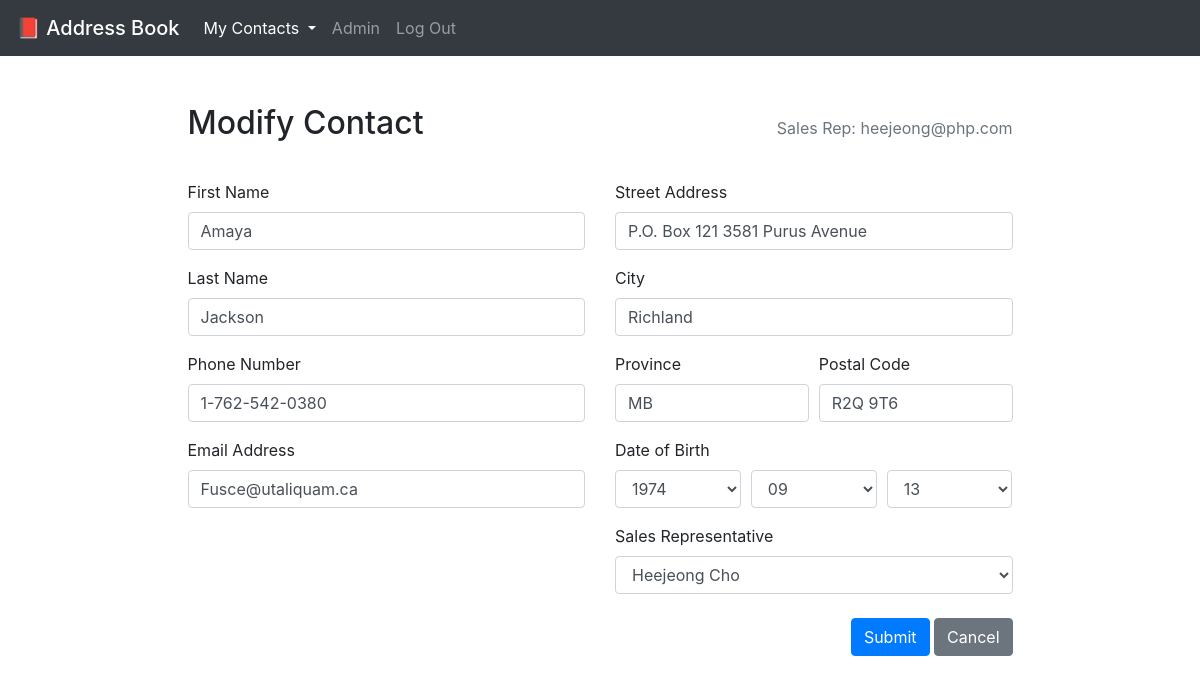
Screenshot of /page_edit.php?id=5 (signed in) with the database file from the repository.
### tables this page shows
CREATE TABLE IF NOT EXISTS `contacts` (
  `id` int(10) NOT NULL AUTO_INCREMENT,
  `firstname` varchar(25) NOT NULL,
  `lastname` varchar(25) NOT NULL,
  `phone` varchar(14) NOT NULL,
  `email` varchar(50) NOT NULL,
  `address_street` varchar(255) NOT NULL,
  `address_city` varchar(50) NOT NULL,
  `address_province` varchar(2) NOT NULL,
  `address_postalcode` varchar(7) NOT NULL,
  `birthday` date NOT NULL,
  `salesrep_id` int(10) NOT NULL,
  PRIMARY KEY (`id`),
  KEY `salesrep` (`salesrep_id`)
);

### dbConnect.php (called while the page is built, shortened)
<?php
function db_connect() {
    static $connection;
    if(!isset($connection)) {
        $config = parse_ini_file('./config.ini');
        if (trim(empty($config['dbname'])) || !isset($config['dbname'])) $connection = mysqli_connect($config['servername'], $config['username'], $config['password']);
        else $connection = mysqli_connect($config['servername'], $config['username'], $config['password'], $config['dbname']);
    }
    return $connection;
}

### contactManager.php (called while the page is built, shortened)
<?php
require 'contact.php';
require 'dbConnect.php';
class ContactManager {
    private $table_name = "contacts";
    private $connection;
    public function __construct() {
        $this->connection = db_connect() or die(mysqli_error($this->connection));
    }
    public function getSalesRepId() {
        $sql = "SELECT * FROM login WHERE username = ?";
        if ($stmt = mysqli_prepare($this->connection, $sql)) {
            mysqli_stmt_bind_param($stmt, 's', $_SESSION["email"]);
            if (mysqli_stmt_execute($stmt)) {
                $result = mysqli_stmt_get_result($stmt);
            }
        }
        $row = mysqli_fetch_array($result);
        return $row['id'];
    }
    public function getSalesReps() {
        $sales = array();
        $sql = "SELECT id, firstname, lastname FROM login";
        if ($stmt = mysqli_prepare($this->connection, $sql)) {
            if (mysqli_stmt_execute($stmt)) {
                $result = mysqli_stmt_get_result($stmt);
            }
        }
        while ($row = mysqli_fetch_array($result)) {
            $sales[$row['id']] = $row['firstname']." ".$row['lastname'];
        }
        return $sales;
    }
    public function getContact($id) {
        $salesrepId = $this->getSalesRepId();
        $sql = "SELECT * FROM $this->table_name WHERE salesrep_id = $salesrepId AND id = ?";
        if ($stmt = mysqli_prepare($this->connection, $sql)) {
            mysqli_stmt_bind_param($stmt, 'i', $id);
            if (mysqli_stmt_execute($stmt)) {
                $result = mysqli_stmt_get_result($stmt);
            }
        }
        $row = mysqli_fetch_array($result);
        $contact = new Contact($row['id'], stripslashes($row['firstname']), stripslashes($row['lastname']),
                                stripslashes($row['phone']), stripslashes($row['email']),
                                stripslashes($row['address_street']), stripslashes($row['address_city']), stripslashes($row['address_province']),
                                stripslashes($row['address_postalcode']), stripslashes($row['birthday']), stripslashes($row['salesrep_id']));
        return $contact;
    }
}

### contact.php (called while the page is built, shortened)
<?php
class Contact {
    public function getVars() {
        return get_object_vars($this);
    }
}

### page_edit.php (the view, shortened to what this page needs)
<!DOCTYPE html>
<html lang="en">
<head>
    <link rel="stylesheet" type="text/css" href="./style.css">
    <link rel="stylesheet" href="https://maxcdn.bootstrapcdn.com/bootstrap/4.4.1/css/bootstrap.min.css">
</head>
<body>
    <nav class="navbar navbar-expand-lg navbar-dark bg-dark">
        <a class="navbar-brand mb-0 h1" href=".">
            📕 Address Book
        </a>
        <div class="collapse navbar-collapse" id="navbarNavDropdown">
            <ul class="navbar-nav">
                <li class="nav-item dropdown active">
                    <a class="nav-link dropdown-toggle" href="#" id="navbarDropdownMenuLink" data-toggle="dropdown" aria-haspopup="true" aria-expanded="false">
                    My Contacts <span class="sr-only">(current)</span>
                    </a>
                </li>
                <li class="nav-item">
                    <a class="nav-link" href="./page_file.php">Admin</a>
                </li>
                <li class="nav-item">
                    <a class="nav-link" href="./handler_logout.php">Log Out</a>
                </li>
            </ul>
        </div>
    </nav>
    <div class="container py-5">
        <div class="row justify-content-center">
            <div class="col-lg-9 col-md-11 d-flex flex-column flex-md-row justify-content-between align-items-baseline">
                <h2>Modify Contact</h2>
                <p class="text-muted">Sales Rep: <?php echo htmlspecialchars($_SESSION["username"]); ?></p>
            </div>
        </div>
        <div class="row justify-content-center">
            <div class="col-lg-9 col-md-11">
                <?php
                    $request = $_SERVER['QUERY_STRING'];
                    list($var, $selected) = explode('=', $request);
                    require 'contactManager.php';
                    $manager = new ContactManager();
                    $vars = $manager->getContact($selected)->getVars();
                    $year = explode("-", $vars['birthday'])[0];
                    $month = explode("-", $vars['birthday'])[1];
                    $day = explode("-", $vars['birthday'])[2];
                    $salesreps = $manager->getSalesReps();
                ?>
                <form action="handler_contact.php?edit=<?php echo $vars['id']; ?>" method="post" class="py-4">
                    <div class="row">
                        <div class="col-md-6">
                            <div class="form-group">
                                <label for="firstname">First Name</label>
                                <input type="text" class="form-control" id="firstname" name="firstname" value="<?php echo $vars['firstname']; ?>" required>
                            </div>
                            <div class="form-group">
                                <label for="lastname">Last Name</label>
                                <input type="text" class="form-control" id="lastname" name="lastname" value="<?php echo $vars['lastname']; ?>" required>
                            </div>
                            <div class="form-group">
                                <label for="phone">Phone Number</label>
                                <input type="text" class="form-control" id="phone" name="phone" value="<?php echo $vars['phone']; ?>" required>
                            </div>
                            <div class="form-group">
                                <label for="email">Email Address</label>
                                <input type="email" class="form-control" id="email" name="email" value="<?php echo $vars['email']; ?>" required>
                            </div>
                        </div>
                        <div class="col-md-6">
                            <div class="form-group">
                                <label for="ad_street">Street Address</label>
                                <input type="text" class="form-control" id="ad_street" name="ad_street" value="<?php echo $vars['ad_street']; ?>" required>
                            </div>
                            <div class="form-group">
                                <label for="ad_city">City</label>
                                <input type="text" class="form-control" id="ad_city" name="ad_city" value="<?php echo $vars['ad_city']; ?>" required>
                            </div>
                            <div class="form-group">
                                <div class="form-row">
                                    <div class="col">
                                        <label for="ad_prov">Province</label>
                                        <input type="text" class="form-control" id="ad_prov" name="ad_prov" value="<?php echo $vars['ad_province']; ?>" required>
                                    </div>
                                    <div class="col">
                                        <label for="ad_code">Postal Code</label>
                                        <input type="text" class="form-control" id="ad_code" name="ad_code" value="<?php echo $vars['ad_postalcode']; ?>" required>
                                    </div>
                                </div>
                            </div>
                            <div class="form-group">
                                <label>Date of Birth</label>
                                <div class="form-row">
                                    <div class="col">
                                        <select class="form-control" id="year" name="year" required>
                                            <?php for($i=1960;$i<=2000;$i++) { if($year == $i) echo "<option value=\"$i\" selected>$i</option>"; else echo "<option value=\"$i\">$i</option>"; }?>
                                        </select>
                                    </div>
                                    <div class="col">
                                        <select class="form-control" id="month" name="month" required>
                                            <?php for($i=1;$i<=12;$i++) {
                                                if($i<10) $m = "0".$i; else $m = $i;
                                                if($month == $m) echo "<option value=\"$m\" selected>$m</option>"; else echo "<option value=\"$m\">$m</option>";
                                                }
                                            ?>
                                        </select>
                                    </div>
                                    <div class="col">
                                        <select class="form-control" id="day" name="day" required>
                                            <?php for($i=1;$i<=31;$i++) {
                                                if($i<10) $m = "0".$i; else $m = $i;
                                                if($day == $m) echo "<option value=\"$m\" selected>$m</option>"; else echo "<option value=\"$m\">$m</option>";
                                                }
                                            ?>
                                        </select>
                                    </div>
                                </div>
                            </div>
                            <div class="form-group">
                                <label for="salesrep">Sales Representative</label>
                                <select class="form-control" id="salesrep" name="salesrep" required>
                                    <?php foreach($salesreps as $id => $name) { if($id == $vars['salesrep_id']) echo "<option value=\"$id\" selected>$name</option>"; else echo "<option value=\"$id\">$name</option>"; }?>
                                </select>
                            </div>
                        </div>
                    </div>
                    <div class="row mt-2 align-items-baseline">
                        <div class="col">
                        </div>
                        <div class="col text-right">
                            <input type="submit" class="btn btn-primary" value="Submit">
                            <a href="./page_browse.php" class="btn btn-secondary">Cancel</a>
                        </div>
                    </div>
                </form>
            </div>
        </div>
    </div>
</body>
</html>

### rows the page displays
contacts: firstname "Amaya", lastname "Jackson", phone "1-762-542-0380", email "Fusce@utaliquam.ca", ad_street "P.O. Box 121 3581 Purus Avenue", ad_city "Richland", ad_prov "MB", ad_code "R2Q 9T6", year "1974", month "09", day "13", salesrep "Heejeong Cho"

### other values shown
$_SESSION["username"] "heejeong@php.com"
